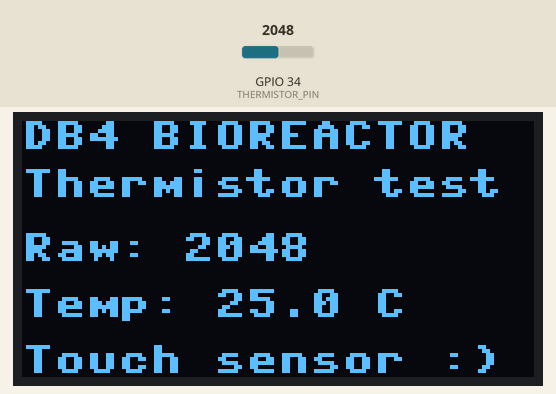
Simulated run of this program. Board: ESP32 board running MicroPython. Shown: 128×64 one-colour display. The test bench sets the inputs (shaded band); at power-on: GPIO 34 (THERMISTOR_PIN) = 2048 (analog values on the 0–4095 scale). Library files of the repository ran but are not shown: ssd1306.py; what the program prints to the serial console is not drawn.

Above: at 1.2 s.
1.3 s: GPIO 34 (THERMISTOR_PIN) set to 4095
At 2.8 s:
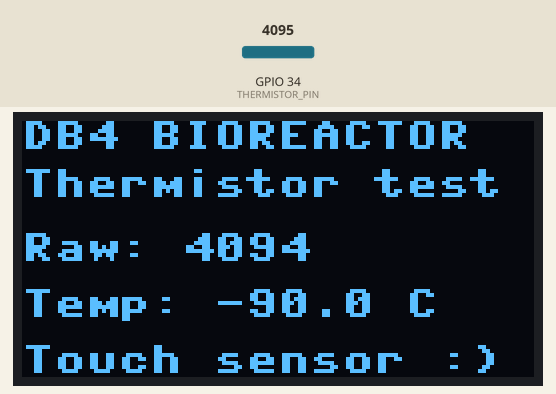
3.6 s: GPIO 34 (THERMISTOR_PIN) set to 3603
At 5.0 s:
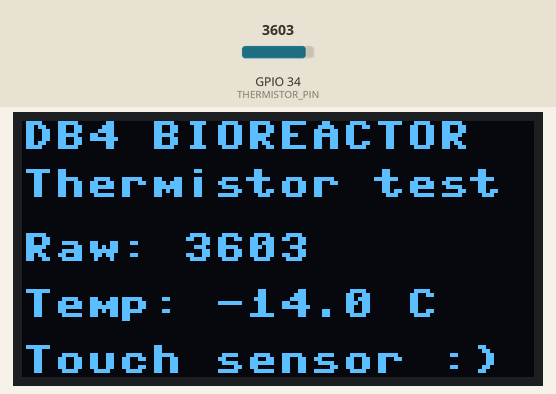
5.6 s: GPIO 34 (THERMISTOR_PIN) set to 2866
At 7.3 s:
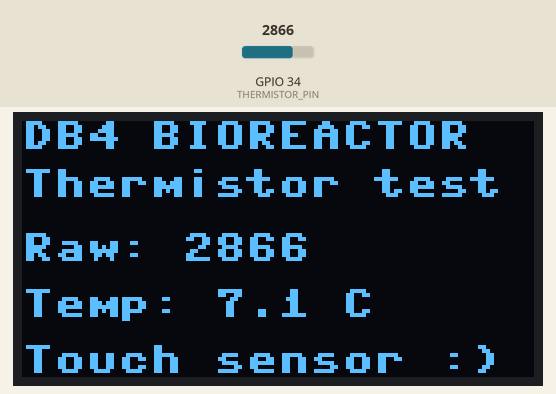
Timing chart, 0 to 8.8 s (numbered marks = the images above; inputs shaded):
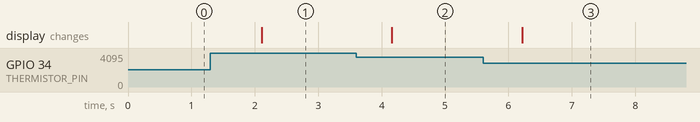

Measured:
- after the input at 1.3 s, the display: changes after 0.81 s (image 1)
- after the input at 3.6 s, the display: changes after 0.56 s (image 2)
- after the input at 5.6 s, the display: changes after 0.62 s (image 3)

The program:

thermistor_oled_test.py
```python
from machine import Pin, ADC, I2C
import utime
import math
import ssd1306


# OLED settings
OLED_WIDTH = 128
OLED_HEIGHT = 64
OLED_ADDR = 0x3C
SDA_PIN = 21
SCL_PIN = 22

# Thermistor settings
THERMISTOR_PIN = 34
NOMINAL_RESISTANCE = 10000
SERIES_RESISTOR = 10000
NOMINAL_TEMP = 25
BETA = 3950
ADC_MAX = 4095


# Start OLED
i2c = I2C(0, sda=Pin(SDA_PIN), scl=Pin(SCL_PIN), freq=400000)
oled = ssd1306.SSD1306_I2C(OLED_WIDTH, OLED_HEIGHT, i2c, addr=OLED_ADDR)

# Start thermistor ADC
adc = ADC(Pin(THERMISTOR_PIN))
adc.atten(ADC.ATTN_11DB)
adc.width(ADC.WIDTH_12BIT)


def get_temperature():
    raw = adc.read()

    # Keep the math safe if the ADC reads exactly 0 or 4095.
    if raw <= 0:
        raw = 1
    if raw >= ADC_MAX:
        raw = ADC_MAX - 1

    # Wiring: 3V3 -> 10k resistor -> ADC point -> thermistor -> GND
    resistance = SERIES_RESISTOR * raw / (ADC_MAX - raw)

    temp_k = 1 / (
        (1 / (NOMINAL_TEMP + 273.15))
        + (1 / BETA) * math.log(resistance / NOMINAL_RESISTANCE)
    )
    temp_c = temp_k - 273.15

    return raw, resistance, temp_c


while True:
    raw_adc, resistance, temp_c = get_temperature()

    print("Raw ADC:", raw_adc)
    print("Resistance:", resistance, "ohms")
    print("Temperature:", temp_c, "C")
    print()

    oled.fill(0)
    oled.text("DB4 BIOREACTOR", 0, 0)
    oled.text("Thermistor test", 0, 12)
    oled.text("Raw: {}".format(raw_adc), 0, 28)
    oled.text("Temp: {:.1f} C".format(temp_c), 0, 42)
    oled.text("Touch sensor :)", 0, 56)
    oled.show()

    utime.sleep(1)
```
